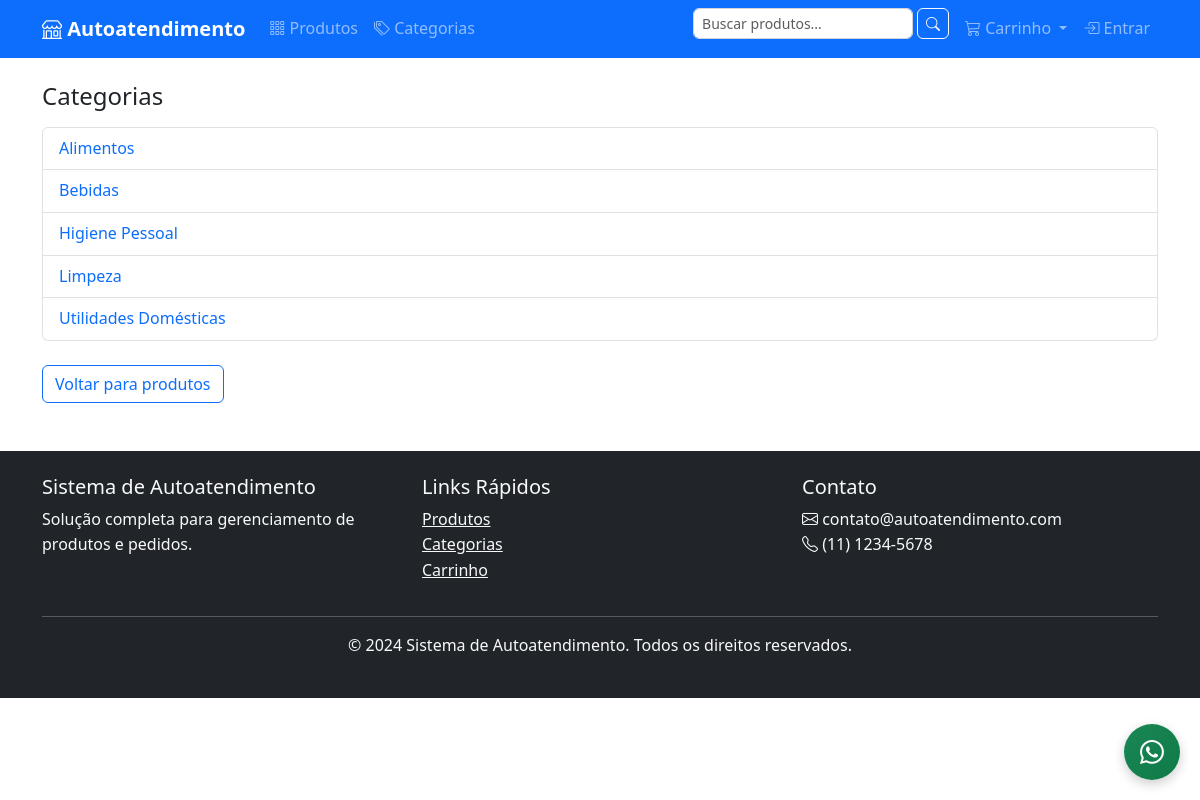
Page /products/categories/ on the committed database.
### products/models.py (models this page shows, shortened)
class Category(models.Model):
    name = models.CharField('Nome', max_length=100)
    slug = models.SlugField('Slug', unique=True, max_length=100)
    parent = models.ForeignKey(
        'self',
        null=True,
        blank=True,
        on_delete=models.CASCADE,
        related_name='children',
        verbose_name='Categoria Pai'
    )
    description = models.TextField('Descrição', blank=True)
    image = models.ImageField('Imagem', upload_to='categories/', blank=True)
    is_active = models.BooleanField('Ativo', default=True)
    created_at = models.DateTimeField('Criado em', auto_now_add=True)
    updated_at = models.DateTimeField('Atualizado em', auto_now=True)
    class Meta:
        verbose_name = 'Categoria'
        verbose_name_plural = 'Categorias'
        ordering = ['name']

### products/views.py (the view)
# urls.py: path('categories/', views.CategoryListView.as_view(), name='category_list'),
class CategoryListView(ListView):
    model = Category
    template_name = 'products/category_list.html'
    context_object_name = 'categories'
    def get_queryset(self):
        return Category.objects.filter(is_active=True, parent=None).prefetch_related('children')

### cart/context_processors.py (called while the page is built, shortened)
def cart(request):
    session_key = request.session.session_key
    if not session_key:
        return {'cart': None, 'cart_total': 0, 'cart_amount': 0}

### templates/products/category_list.html (shortened to what this page needs)
{% extends 'base.html' %}
{% load static %}
{% block content %}
<div class="row">
    <div class="col-12">
        <h4 class="mb-3">Categorias</h4>
        <ul class="list-group">
            {% for category in categories %}
                <li class="list-group-item">
                    <a href="{% url 'products:category_products' category.slug %}" class="text-decoration-none">
                        {{ category.name }}
                    </a>
                </li>
            {% empty %}
                <li class="list-group-item text-muted">Nenhuma categoria disponível.</li>
            {% endfor %}
        </ul>
    </div>
    <div class="col-12 mt-4">
        <a href="{% url 'products:product_list' %}" class="btn btn-outline-primary">
            Voltar para produtos
        </a>
    </div>
</div>
{% endblock %}

### static/css/style.css (style rules this page uses)
:root { --primary-color: #0d6efd; --secondary-color: #6c757d; --success-color: #198754; --danger-color: #dc3545; --warning-color: #ffc107; --info-color: #0dcaf0; --light-color: #f8f9fa; --dark-color: #212529; }
body { font-family: 'Segoe UI', Tahoma, Geneva, Verdana, sans-serif; line-height: 1.6; color: var(--dark-color); }
.btn { border-radius: 6px; font-weight: 500; transition: all 0.3s ease; }

### rows in the picture
Category: name "Alimentos"
Category: name "Bebidas"
Category: name "Higiene Pessoal"
Category: name "Limpeza"
Category: name "Utilidades Domésticas"
